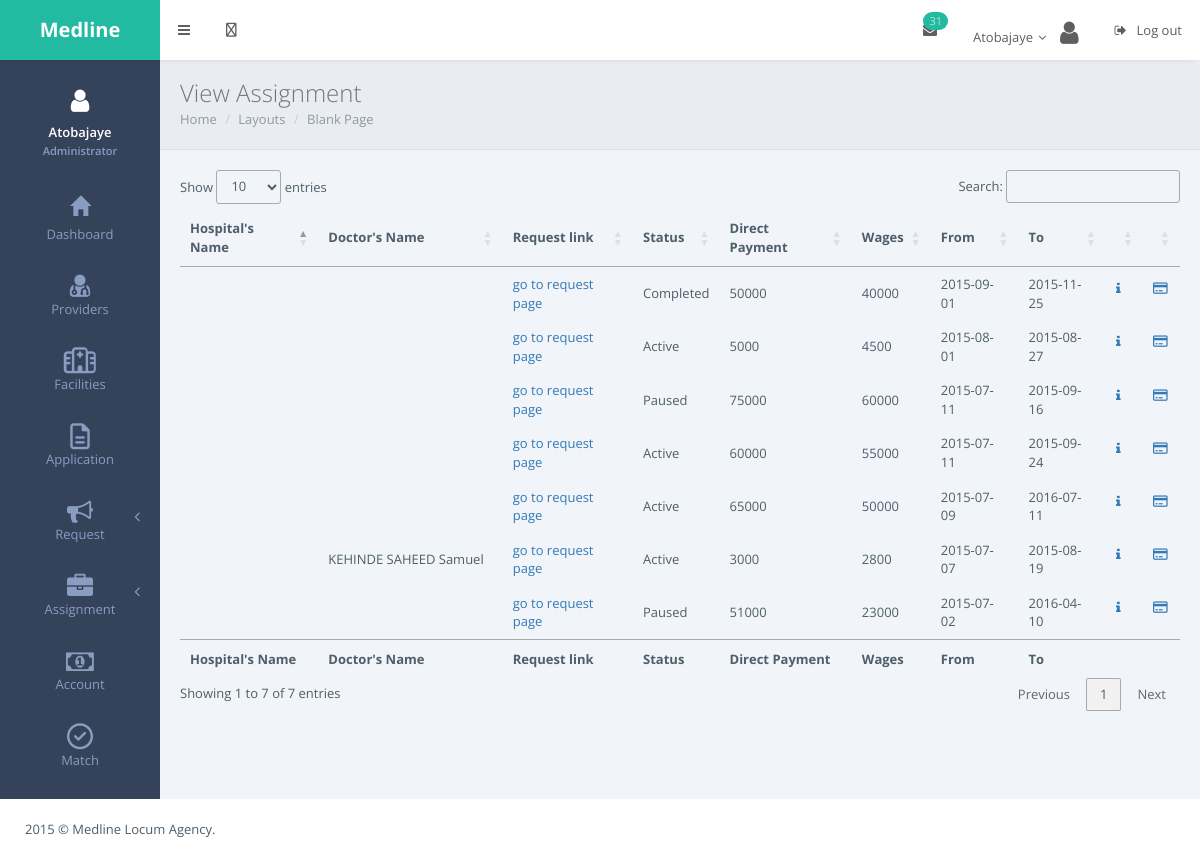
The page /admin/personal/assignment/index.php (signed in) on the database its author committed.
### tables this page shows
CREATE TABLE IF NOT EXISTS `assignment` (
  `id` int(11) NOT NULL AUTO_INCREMENT,
  `hospital_id` text NOT NULL,
  `doctor_id` text NOT NULL,
  `request_id` text NOT NULL,
  `status` text NOT NULL,
  `pay_from_hospital` text NOT NULL,
  `doctors_wages` text NOT NULL,
  `date_from` text NOT NULL,
  `date_to` text NOT NULL,
  `shift_type` text NOT NULL,
  `date_started` text NOT NULL,
  `payment_mode` text NOT NULL,
  `additional_info` text NOT NULL,
  `date_logged` timestamp NOT NULL DEFAULT CURRENT_TIMESTAMP ON UPDATE CURRENT_TIMESTAMP,
  PRIMARY KEY (`id`)
);

CREATE TABLE IF NOT EXISTS `doctor` (
  `id` int(11) NOT NULL AUTO_INCREMENT,
  `title` text NOT NULL,
  `surname` text NOT NULL,
  `other_name` text NOT NULL,
  `date_of_birth` text NOT NULL,
  `gender` text NOT NULL,
  `address` text NOT NULL,
  `field_type` text NOT NULL,
  `specialist_type` text NOT NULL,
  `nationality` text NOT NULL,
  `state_of_origin` text NOT NULL,
  `phone_number` text NOT NULL,
  `email` text NOT NULL,
  `availability_type` text NOT NULL,
  `marital_status` text NOT NULL,
  `state_of_residence` text NOT NULL,
  `years_experience` text NOT NULL,
  `educational_qualification` text NOT NULL,
  `passport` text NOT NULL,
  `resume` text NOT NULL,
  `approved` text NOT NULL,
  `date_registered` text NOT NULL,
  `password` text NOT NULL,
  `paid` text NOT NULL,
  `completed` text NOT NULL,
  `mdcn_no` text NOT NULL,
  `activation_code` text NOT NULL,
  PRIMARY KEY (`id`)
);

### functions/utilityFunction.php (called while the page is built, shortened)
<?php
function getDoctorsDetailsById($cn,$id){
$sql = "SELECT * FROM doctor where id = '$id' ";
$result = mysqli_query($cn,$sql);
$total_result = mysqli_fetch_assoc($result);
return $total_result;
}
?>

### admin/personal/assignment/index.php (the view, shortened to what this page needs)
<?php
include('../../../Connections/cn.php');
include('../../../functions/utilityFunction.php');
?>
<!DOCTYPE html>
<html>
    <head>
             <?php include('../../../admin_partials/css.php'); ?>
        <link rel="stylesheet" href="//cdn.datatables.net/1.10.7/css/jquery.dataTables.min.css" type="text/css">
        <link rel="stylesheet" href="//maxcdn.bootstrapcdn.com/font-awesome/4.3.0/css/font-awesome.min.css">
    </head>
    <body class="page-header-fixed">
        <main class="page-content content-wrap">
        <?php include('../../../admin_partials/header.php'); ?>
        <?php include('../../../admin_partials/sidebar.php'); ?>
            </div>
            <div class="page-inner">
                <div class="page-title">
                    <h3>View Assignment</h3>
                    <div class="page-breadcrumb">
                        <ol class="breadcrumb">
                            <li><a href="index.html">Home</a></li>
                            <li><a href="#">Layouts</a></li>
                            <li class="active">Blank Page</li>
                        </ol>
                    </div>
                </div>
                <div id="main-wrapper">
                    <div class="row">
                        <div class="col-md-12">
                               <table id="view_all_assignment">
                               <thead>
                                     <tr>
                                    <th>Hospital's Name</th>
                                    <th>Doctor's Name</th>
                                    <th>Request link</th>
                                    <th>Status</th>
                                    <th>Direct Payment</th>
                                    <th>Wages</th>
                                    <th>From</th>
                                    <th>To</th>
                                    <th></th>
                                    <th></th>
                                </tr>
                               </thead>
                                <tfoot>
                                <tr>
                                    <th>Hospital's Name</th>
                                    <th>Doctor's Name</th>
                                    <th>Request link</th>
                                    <th>Status</th>
                                    <th>Direct Payment</th>
                                    <th>Wages</th>
                                    <th>From</th>
                                    <th>To</th>
                                    <th></th>
                                    <th></th>
                                </tr>
                                </tfoot>
                                <tbody>
                               <?php
                               $sql = "SELECT * FROM assignment order by id desc";
                            $result = mysqli_query($cn,$sql);
                            while($assignment = mysqli_fetch_assoc($result)){
$response =  getHospitalDetailsById($cn,$assignment['hospital_id']);
$hospital_name = $response['hospital_name'];
$doctor_details = getDoctorsDetailsById($cn,$assignment['doctor_id']);
$doctor_name = $doctor_details['surname'] . "  " . $doctor_details['other_name'];
                                ?>
                                    <tr>
                                        <td class=" dt-body-left"><?php echo $hospital_name; ?></td>
                                        <td class=" dt-body-left"><?php echo $doctor_name; ?></td>
                                        <td class=" dt-body-left"><a href="../request/view-single-request.php?request_id=<?php echo base64_encode($assignment['request_id']); ?>">go to request page</a></td>
                                        <td class=" dt-body-left"><?php echo $assignment['status']; ?></td>
                                        <td class=" dt-body-left"><?php echo $assignment['pay_from_hospital']; ?></td>
                                        <td class=" dt-body-left"><?php echo $assignment['doctors_wages']; ?></td>
                                         <td class=" dt-body-left"><?php echo $assignment['date_from']; ?></td>
                                          <td class=" dt-body-left"><?php echo $assignment['date_to']; ?></td>
                                        <td>
                                        <a href="view-single-assignment.php?assignment_id=<?php echo $assignment['id']; ?>" class="waves-effect waves-button"><span><i class="fa fa-info"></i></span><p></p><span class="arrow"></span></a>
                                        </td>
                                        <td>
                                        <a href="../payment/new-payment.php?assignment_id=<?php echo $assignment['id']; ?>" class="waves-effect waves-button"><span><i class="fa fa-credit-card"></i></span><p></p><span class="arrow"></span></a>
                                        </td>
                                    </tr>
                                     <?php
                            }
                                ?>
                                </tbody>
                               </table>
                        </div>
                        </div>
                    </div>
                </div>
                    <?php include('../../../admin_partials/footer.php'); ?>
        </main>
    </body>
</html>

### admin/personal/assets/css/themes/green.css (style rules this page uses)
.page-content { background: #34425A; }

### rows shown on the page
assignment: status "Completed", pay_from_hospital "50000", doctors_wages "40000", date_from "2015-09-01", date_to "2015-11-25"
assignment: status "Active", pay_from_hospital "5000", doctors_wages "4500", date_from "2015-08-01", date_to "2015-08-27"
assignment: status "Paused", pay_from_hospital "75000", doctors_wages "60000", date_from "2015-07-11", date_to "2015-09-16"
assignment: status "Active", pay_from_hospital "60000", doctors_wages "55000", date_from "2015-07-11", date_to "2015-09-24"
assignment: status "Active", pay_from_hospital "65000", doctors_wages "50000", date_from "2015-07-09", date_to "2016-07-11"
assignment: doctor.other_name "KEHINDE SAHEED Samuel", status "Active", pay_from_hospital "3000", doctors_wages "2800", date_from "2015-07-07", date_to "2015-08-19"
assignment: status "Paused", pay_from_hospital "51000", doctors_wages "23000", date_from "2015-07-02", date_to "2016-04-10"

### other values the page prints
$total_request "31"
$_SESSION['admin_login_name'] "Atobajaye"
